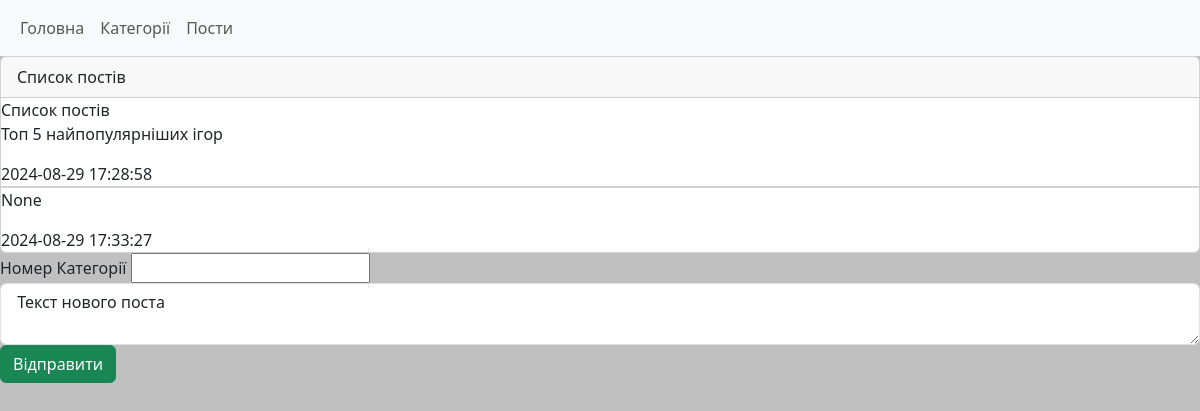
/categories/2, run on an earlier commit of the app's database.
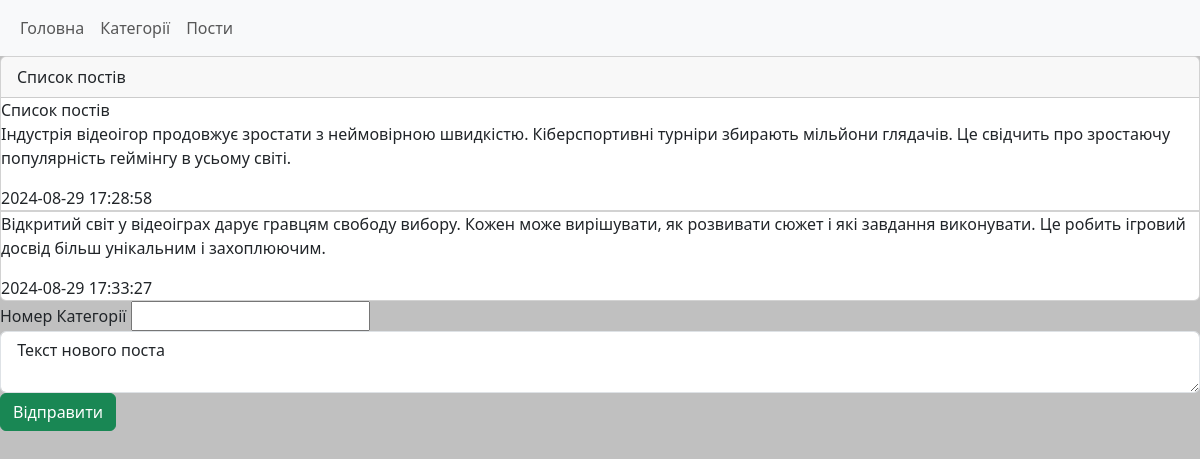
And on a later commit of the database.
### tables this page shows
CREATE TABLE post (
    post_id INTEGER PRIMARY KEY AUTOINCREMENT,
    category_id INTEGER,
    text TEXT,
    datetime TEXT DEFAULT CURRENT_TIMESTAMP,
    FOREIGN KEY(category_id) REFERENCES category(category_id)
);

### main.py (the view)
@app.route("/categories/<id>", methods=["GET","POST"])
def posts_by_category(id):
    if request.method == "POST":
        category_id = request.form.get("category_id")
        text = request.form.get("text")
        db.addPost(category_id, text)
        return redirect(f"/categories/{id}")
    return render_template("post_list.html",
                            post_list=db.getPostsByCategory(id))

### db.py (called while the page is built)
def open():
    global conn, cursor
    conn = sqlite3.connect(db_name)
    cursor = conn.cursor()

def close():
    cursor.close()
    conn.close()

def getPostsByCategory(category_id):
    open()
    cursor.execute("SELECT * FROM post WHERE category_id = ?;", [category_id])
    res = cursor.fetchall()
    close()
    return res

### templates/post_list.html
{% extends 'base.html' %}
{% block content %}
<div class="card">
    <div class="card-header">
        Список постів
    </div>
    Список постів
    {% for p in post_list %}
    <li class="list-group list-group-flush">
        <p>
            {{p[2]}}
        </p>
        <span>{{p[-1]}}</span>
        </li>
    {%endfor%}
</div>
<div class="mb-3">
    <form method="post">
        <label>Номер Категорії</label>
        <input type="number" name="category_id">
        <textarea class="form-control" name="text"> Текст нового поста </textarea>
        <input type="submit" value="Відправити" class="btn btn-success">
    </form>
</div>
{% endblock %}

What changed in the data, as far as the page shows it:
changed post: text "Топ 5 найпопулярніших ігор" → "Індустрія відеоігор продовжує зростати з неймовірною швидкістю. Кіберспортивні турніри збирають мільйони глядачів. Це свідчить про зростаючу популярність геймінгу в усьому світі."
changed post: text "None" → "Відкритий світ у відеоіграх дарує гравцям свободу вибору. Кожен може вирішувати, як розвивати сюжет і які завдання виконувати. Це робить ігровий досвід більш унікальним і захоплюючим."
